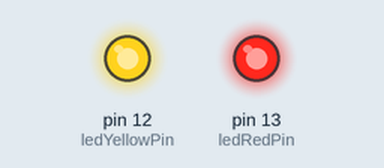
Simulated run of this sketch. Board: Arduino Uno, built with avr-gcc and run on an emulated ATmega328P. On the bench: output pins drawn as LEDs (lit = HIGH). Random numbers use the default seed unless the sketch sets one.

Above: at 2.36 s.
At 9.82 s:
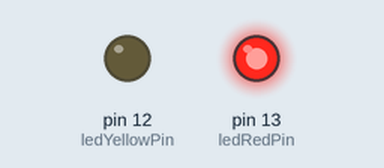
At 21.41 s:
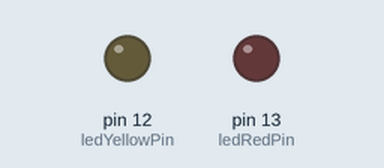
At 32.65 s:
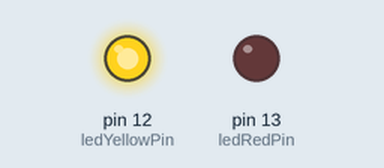
Timing chart, 0 to 40.0 s (numbered marks = the images above):
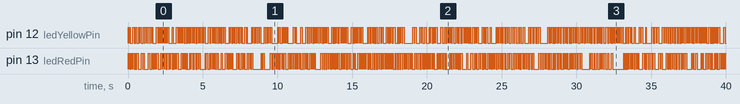

The sketch:

simfire1_arduino.ino
```cpp
const int ledYellowPin = 12;
const int ledRedPin = 13;

const int RED = 0;
const int YELLOW = 1;
const int ORANGE = 2;
const int leds[] = {RED, YELLOW, ORANGE};
const int LED_COUNT = 3;
int led = 0;

const int flickers[] = {50,60,70,80,90,100,110,120};
int flickercount = 0;
int OFF_TIME = 10;

void setup() {
  // put your setup code here, to run once:
    pinMode(ledYellowPin, OUTPUT);
    pinMode(ledRedPin, OUTPUT);
    flickercount = sizeof(flickers)/sizeof(flickers[0]);
    randomSeed(analogRead(0));
}

void loop() {
  // put your main code here, to run repeatedly:
    led = random(0,LED_COUNT);
    switch(led) {
      case RED:
        digitalWrite(ledRedPin, HIGH);
        break;
      case YELLOW:
        digitalWrite(ledYellowPin, HIGH);
        break;
      default:
        digitalWrite(ledRedPin, HIGH);
        digitalWrite(ledYellowPin, HIGH);
        break;
    }
    delay(flickers[random(0, flickercount)]);

    digitalWrite(ledYellowPin, LOW);
    digitalWrite(ledRedPin, LOW);
    delay(OFF_TIME);
}
```
